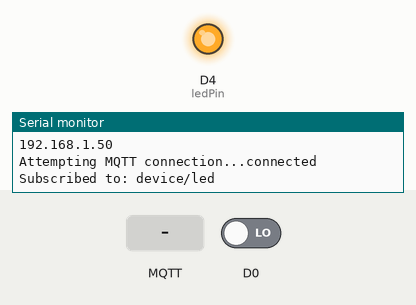
This sketch was run on a simulated ESP8266 (NodeMCU). On the bench: output pins drawn as LEDs (lit = HIGH), the last lines printed to the serial monitor. The inputs (shaded band) are chosen by the test bench; at power-on: D0 LOW. WiFi joins after 1.5 s; servers stay silent unless stated; random numbers use the default seed unless the sketch sets one; no MQTT or app messages arrive unless stated.

Above: at 2.7 s.
2.8 s: MQTT message "1" arrives on the first subscribed topic
At 4.0 s:
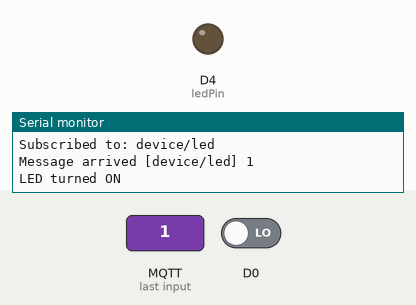
4.3 s: MQTT message "0" arrives on the first subscribed topic
At 5.1 s:
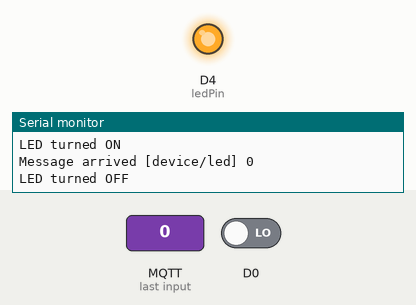
5.8 s: D0 driven HIGH
At 6.2 s:
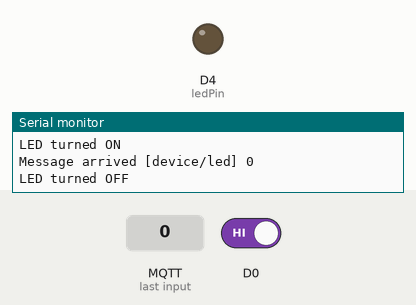
Timing chart, 0 to 8.8 s (numbered marks = the images above; inputs shaded):
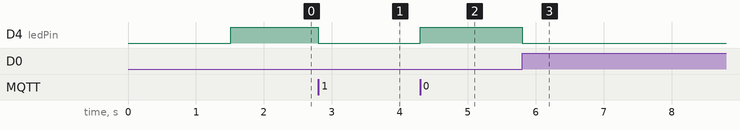

The sketch:

mqtt_temp_button_led.ino
```cpp
#include <ESP8266WiFi.h>
#include <PubSubClient.h>

// WiFi credentials
const char* ssid = "Smart";
const char* password = "menthokol";

// MQTT broker details
const char* mqtt_server = "192.168.0.7"; // OpenHAB server IP
// const char* mqtt_server = "test.mosquitto.org"; // OpenHAB server IP
const int mqtt_port = 1883;
const char* mqtt_topic = "device/led";
const int ledPin =  LED_BUILTIN;  // GPIO2 on most NodeMCU boards

WiFiClient espClient;
PubSubClient client(espClient);

void setup_wifi() {
    delay(10);
    Serial.println();
    Serial.print("Connecting to ");
    Serial.println(ssid);

    WiFi.begin(ssid, password);

    while (WiFi.status() != WL_CONNECTED) {
        delay(500);
        Serial.print(".");
    }

    Serial.println("");
    Serial.println("WiFi connected");
    Serial.println("IP address: ");
    Serial.println(WiFi.localIP());
}

void reconnect() {
    // Loop until we're reconnected
    while (!client.connected()) {
        Serial.print("Attempting MQTT connection...");

        // Attempt to connect
        // You can change "NodeMCUClient" to any unique client ID NodeMCUClient
        if (client.connect("mqtt:topic:616a0f5e1e:Thing2")) {
            Serial.println("connected");

            // Subscribe to the topic
            client.subscribe(mqtt_topic);
            Serial.print("Subscribed to: ");
            Serial.println(mqtt_topic);

        } else {
            Serial.print("failed, rc=");
            Serial.print(client.state());
            Serial.println(" try again in 5 seconds");
            delay(5000);
        }
    }
}

// MQTT message callback function
void callback(char* topic, byte* payload, unsigned int length) {
    Serial.print("Message arrived [");
    Serial.print(topic);
    Serial.print("] ");

    // Convert payload to string
    String message = "";
    for (int i = 0; i < length; i++) {
        message += (char)payload[i];
    }
    Serial.println(message);

    // Control LED based on message
    if (message == "1") {
        digitalWrite(ledPin, LOW);  // Turn ON LED (inverted logic)
        Serial.println("LED turned ON");
    }
    else if (message == "0") {
        digitalWrite(ledPin, HIGH); // Turn OFF LED (inverted logic)
        Serial.println("LED turned OFF");
    }
    else {
        Serial.println("Unknown message received");
    }
}

void setup() {
    Serial.begin(115200);
    setup_wifi();
    client.setServer(mqtt_server, mqtt_port);
    pinMode(ledPin, OUTPUT);
    digitalWrite(ledPin, HIGH); // Turn off initially (inverted logic)
    client.setCallback(callback);

    pinMode(D0, INPUT);
}
/***
    3V to button pin 1
    resistor to button pin 2
    GND to resistor other pin 2
    D0 to Button register junction
*/
int prevState = 0;
unsigned long lastMsg = 0;
void loop() {
    if (!client.connected()) {
        reconnect();
    }
    client.loop();

    // Your logic to publish messages
    // client.publish(mqtt_topic, "0");

    int currentState = digitalRead(D0);
    if(prevState == 0 && currentState == 1)
    {
        int ledState = digitalRead(ledPin);
        digitalWrite(ledPin, !ledState);
    }
    prevState = currentState;

    // To eastablish delay without freeze other activity
    unsigned long now = millis();
    if(now - lastMsg > 5000)
    {
        lastMsg = now;

        /***
            Dummy Temp Humid sensor
        */
        float temparature = random(25, 35);
        float humidity = random(50, 80);
        char tempString[8];
        char humidString[8];
        /***
            d_to_strf
            dtostrf(temperature, 1, 2, tempString);
            temperature: The float variable to convert
            1 (Width): The minimum total width. If the number is wider, this value is ignored; it does not truncate integer digits.
            2 (Precision): The exact number of digits after the decimal point.
            tempString: The destination character array (buffer) where the result is stored.
        */
        dtostrf(temparature, 1, 2, tempString);
        dtostrf(humidity, 1, 2, humidString);

        // Publish to MQTT
        client.publish("device/temp", tempString);
        client.publish("device/humid", humidString);
    }
}
```

Measured:
- after the input at 2.8 s, D4 (ledPin): HIGH → LOW at once
- after the input at 4.3 s, D4 (ledPin): LOW → HIGH at once
- after the input at 5.8 s, D4 (ledPin): HIGH → LOW at once
